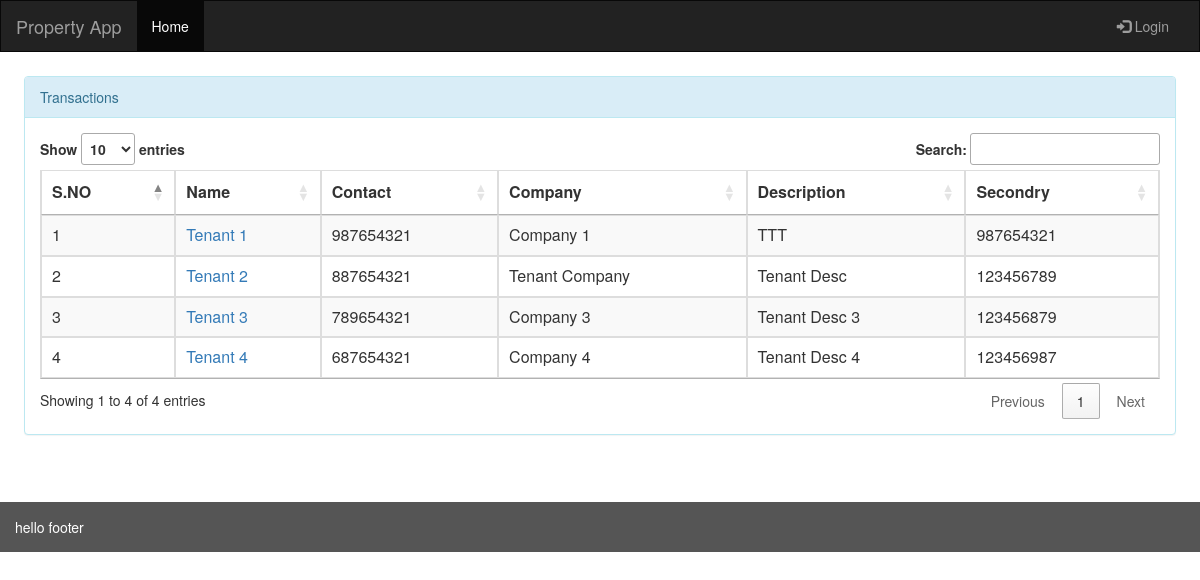
Page /rent/tenants on the earlier database version.
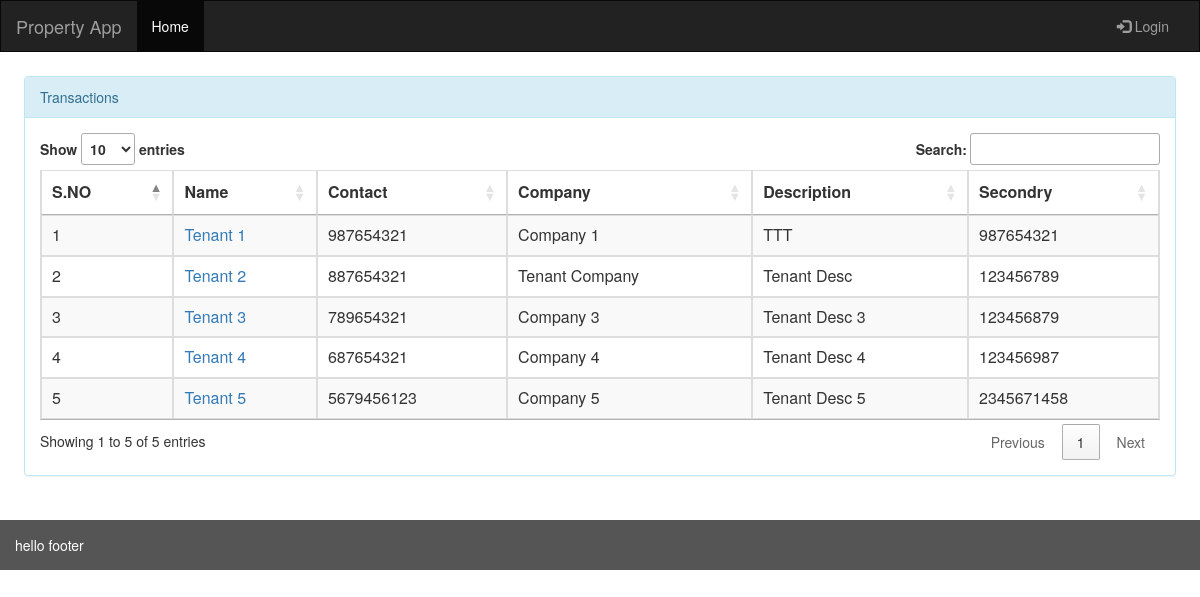
Same page on the later database version.
### rent/models.py (models this page shows)
class Tenant(models.Model):
    tenant_id =  models.AutoField(primary_key=True)
    tenant_name =  models.CharField(max_length=250)
    tenant_company =  models.CharField(max_length=250)
    tenant_description = models.CharField(max_length=500)
    tenant_joindate = models.DateField()
    tenant_contact = models.IntegerField(unique=True)
    tenant_secondry = models.IntegerField(unique=True)
    timestamp = models.DateTimeField(auto_now=True)

### rent/views.py (the view)
# urls.py: path('tenants', views.tenants_list, name='tenants'),
def tenants_list(request):
    tenant = Tenant.objects.all()
    return render(request,'rent/tenant_list.html',{'tenant_list':tenant})

### rent/templates/rent/tenant_list.html
{% extends 'base.html' %}
{% block content %}
<div class="panel panel-info">
    <div class="panel-heading">Transactions</div>
    <div class="panel-body">
        <table class="table table-striped table-bordered data_table" width="100%" cellspacing="0">
            <thead>
                <tr>
                    <th>S.NO</th>
                    <th>Name</th>
                    <th>Contact</th>
                    <th>Company</th>
                    <th>Description</th>
                    <th>Secondry</th>
                </tr>
            </thead>
            <tbody>
                {% for item in tenant_list %}
                    <tr>
                        <td>{{forloop.counter}}</td>
                        <td><a href="{% url 'tenant_details' item.tenant_id %}">{{item.tenant_name|title}}</a></td>
                        <td>{{item.tenant_contact}}</td>
                        <td>{{item.tenant_company}}</td>
                        <td>{{item.tenant_description}}</td>
                        <td>{{item.tenant_secondry}}</td>
                    </tr>
                {% endfor %}
            </tbody>
        </table>
    </div>
</div>
{% endblock %}

Differences in the rows shown:
added Tenant: tenant_name "Tenant 5", tenant_contact "5679456123", tenant_company "Company 5", tenant_description "Tenant Desc 5", tenant_secondry "2345671458"
Other differences:
text written by a page script: "Show entries Search: Showing 1 to 4 of 4 entries Previous 1 Next" → "Show entries Search: Showing 1 to 5 of 5 entries Previous 1 Next"
